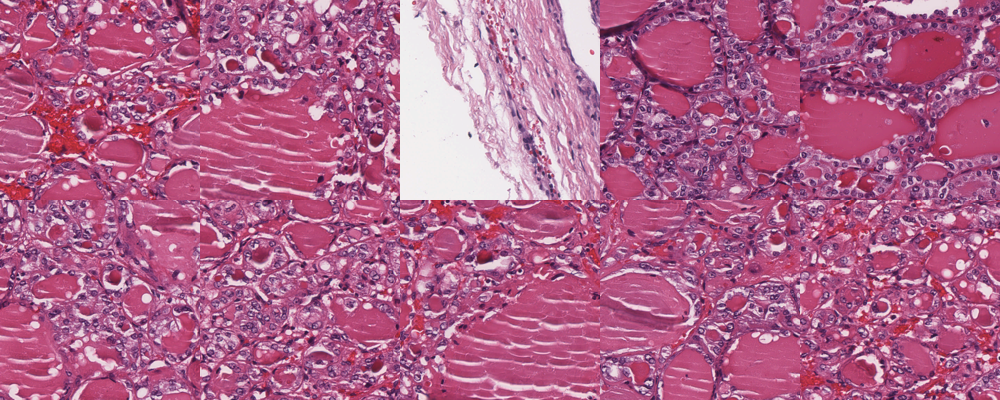
#> input picture code/thyroid/stage1_poc_tiles/_contact_sheet.png, 1000 x 400 px; its folder holds only this picture in this run
$ python -i image_stage2_filtering.py   (imports and definitions only)
#> lines starting #> are read from the running program, lines starting #| are printed output that depends on the picture; after the words box and inside, x2 and y2 are one past the last pixel; in counts of white or black regions, pixels touching at a corner belong together
"""
Stage 2: full tissue / quality / ink / density filtering pipeline, verified
on the same single test case used in Stage 1 before scaling to the full
134-case run (Stage 3).

Filtering funnel, in order:
1. Tissue detection: Otsu threshold on the HSV saturation channel of the
   slide thumbnail (glass/background is low-saturation; H&E tissue is
   strongly saturated pink/purple) -- a coarse, cheap pre-filter that
   decides which grid cells are even worth reading from the WSI at full
   resolution, then RE-VERIFIED on the full-res tile itself (same Otsu
   saturation method) since the thumbnail is a coarse approximation.
2. Blur filtering: Laplacian variance on the grayscale tile -- low variance
   means the tile lacks sharp edges (out-of-focus scan region).
3. Ink filtering: surgical margin ink (saturated blue/green/black, outside
   the pink-purple H&E hue range) -- flagged and dropped per
   docs\HANDOVER_PROJECT_CONTEXT.md SS4 (ink marks orientation, never signal).
4. Density tail-trim: hematoxylin-channel density score (same recipe as
   docs\image_branch_nuclear_density_confound_check.md), low cutoff 0.02
   (genuinely acellular tiles) and an OPTIONAL generous 0.55-0.60 ceiling
   that is an outlier safety net only, NOT confound mitigation (see that
   doc for why the high end carries no confound-mitigation signal).

Tiles: 1024x1024 native ~40x -> 2x image-domain downsample -> final 512x512,
grid-tiled (non-overlapping) across the whole slide extent -- not the
random tissue-point sampling used in Stage 1/the confound check, since
Stage 2 needs an honest systematic-tiling funnel count.
"""
import numpy as np
from pathlib import Path
from PIL import Image
from wsidicom import WsiDicom
from skimage.color import rgb2hed, rgb2hsv, rgb2gray
from skimage.filters import threshold_otsu
from skimage.measure import label, regionprops
from scipy.ndimage import laplace

CASE_DIRS = [
    Path("/media/pesu-rf/CapstoneSSD1/Capstone_Team78/Dataset/TCGA_THCA_Slides/cvPTC_classical/TCGA-BJ-A0YZ"),
]
OUT_DIR = Path("/media/pesu-rf/CapstoneSSD1/Capstone_Team78/code/thyroid/stage2_filtering_run")
# [1 line not run here, left out]

NATIVE_TILE_SIZE = 1024
FINAL_TILE_SIZE = 512
THUMB_TISSUE_FRACTION_MIN = 0.10   # coarse pre-filter: worth reading at all?
FULLRES_TISSUE_FRACTION_MIN = 0.50  # re-verified tissue filter on the real tile
# Blur: a per-case 5th-percentile relative threshold was tried first and
# found (via visual check) to false-positive heavily on real sharp,
# low-texture tissue (striated muscle, sparse stroma) -- these have low
# Laplacian variance not because they're out of focus but because they lack
# fine edges, which a relative percentile cutoff can't tell apart from true
# blur. Even the case-wide minimum-variance tile among kept tissue on this
# slide was visually sharp. TCGA WSI scans are generally well-QC'd, so
# genuine focus failure appears rare/absent here. Replaced with a fixed,
# conservative absolute floor that acts as a safety net for genuinely
# pathological out-of-focus regions (should any exist elsewhere in the full
# 134-case run) rather than a routine bottom-percentile drop.
BLUR_VARIANCE_MIN = 0.003  # well below the ~0.006 observed minimum on this case
# Ink detection, calibrated empirically (see docs -- a hue-based rule was
# tried first and produced ~35% false-positive tile drops, because dense
# hematoxylin-stained nuclei clusters are dark AND fall in a similar hue
# range to ink. The actual discriminator is saturation, not hue: true ink
# (including black) is dark AND desaturated/near-achromatic (measured on a
# real ink tile: sat~0.26, std 0.27 -- noisy/undefined hue), whereas dense
# real nuclei are dark but strongly, consistently saturated purple (measured
# on a real dense-nuclei tile: sat~0.43, std 0.06). Verified against the
# confound check's single densest real-tumor tile (d=0.60): scores ~0.01%
# under this rule vs 7.6% for confirmed ink.
INK_VALUE_MAX = 0.35
INK_SAT_MAX = 0.35
INK_PIXEL_FRACTION_MAX = 0.01  # tile dropped if >1% of pixels look like ink
GLOBAL_H_THRESHOLD = 0.04842  # locked from the confound check, reused as-is
DENSITY_LOW_CUTOFF = 0.02
DENSITY_HIGH_CEILING = 0.60  # generous outlier safety net only -- see doc

# Secondary, conservative shape-based ink gate -- catches thin lines that
# survive the value+saturation rule because 2x downsample blending raises
# their measured saturation above INK_SAT_MAX. Uses darkness only (no
# saturation constraint) plus a connected-component span-fraction check, so
# it only fires on marks that are both dark AND reach across a large
# fraction of the tile -- real dense-nuclei blobs are dark but round
# (low span), real thin vessels/septae are a known, accepted false-positive
# risk here (see docs\image_branch_nuclear_density_confound_check.md).
# Reported as a SEPARATE funnel count, not merged into ink_dropped.
LINE_VALUE_MAX = 0.45
LINE_MIN_AREA_PX = 15
LINE_SPAN_FRACTION_MIN = 0.5


def find_study_dir(case_dir):
    subdirs = [d for d in case_dir.iterdir() if d.is_dir()]
    return subdirs[0] if subdirs else case_dir


# [29 lines left out: function tissue_fraction, not called in this run]


def blur_variance(arr_rgb):
    gray = rgb2gray(arr_rgb)
    return float(laplace(gray).var())


# [5 lines left out: function ink_fraction, not called in this run]


def line_span_fraction(arr_rgb):
    """Max span-fraction (largest dimension of any dark connected
    component's bounding box, relative to tile size) -- the secondary
    thin-line detector. Returns (span_frac, area_frac, aspect_ratio) of the
    worst-offending component."""
    hsv = rgb2hsv(arr_rgb)
#> hsv: shape (400, 1000, 3) float64; mean of channels 0, 1, 2 0.891, 0.457, 0.695
    val = hsv[:, :, 2]
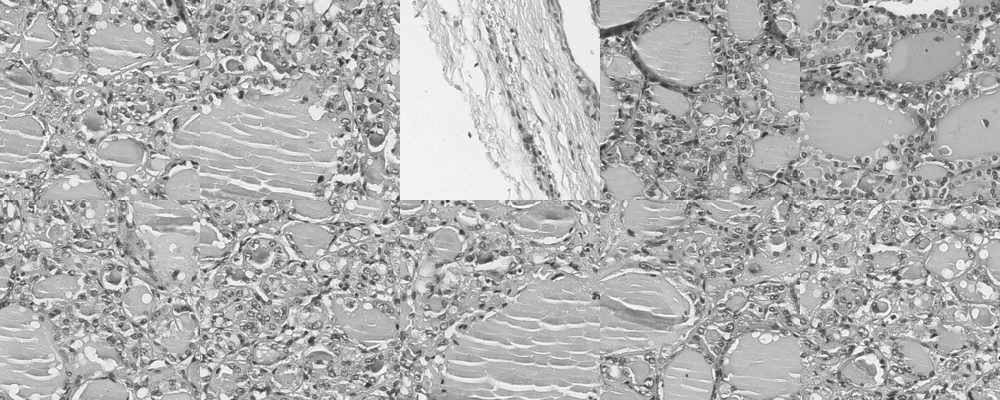
#> val: shape (400, 1000) float64; min 0.184, max 1, mean 0.695
    mask = val < LINE_VALUE_MAX
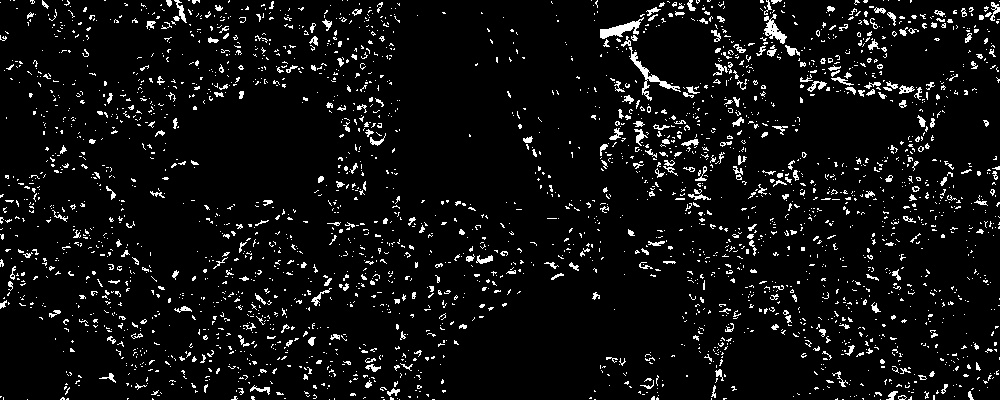
#> mask: shape (400, 1000) bool; 6.1% white in thin lines or dots
    h, w = mask.shape
#> h = 400; w = 1000
    lab = label(mask)
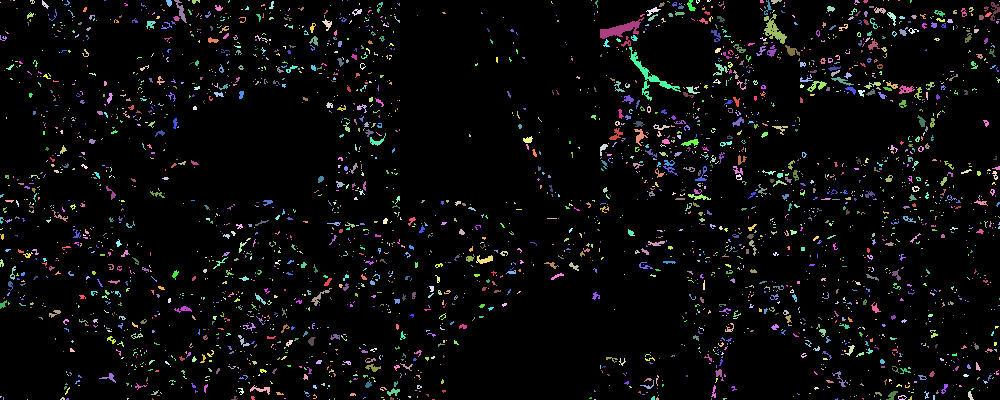
#> lab: shape (400, 1000) int32; 2896 distinct labels, from 0 to 2895; one colour per label, 0 black
    best_span = 0.0
    best = (0.0, 0.0, 0.0)
    for region in regionprops(lab):
        if region.area < LINE_MIN_AREA_PX:
            continue
        minr, minc, maxr, maxc = region.bbox
        span = max(maxr - minr, maxc - minc) / max(h, w)
        if span > best_span:
            bh, bw = maxr - minr, maxc - minc
            aspect = max(bh, bw) / max(1, min(bh, bw))
            best_span = span
            best = (float(span), float(region.area / (h * w)), float(aspect))
#> this loop made 2895 passes
#> (minr, minc, maxr, maxc, span, bh, bw, aspect) on passes 4, 9, 126, 164, 365: (0, 42, 9, 49, 0.009, 9, 7, 1.29), (0, 174, 23, 187, 0.023, 23, 13, 1.77), (14, 764, 44, 787, 0.03, 30, 23, 1.3), (17, 600, 39, 644, 0.044, 22, 44, 2), (47, 629, 101, 681, 0.054, 54, 52, 1.04)
#> (minr, minc, maxr, maxc, span) on passes 8, 11, 17, 21, 22, 29: (0, 166, 7, 172, 0.007), (0, 192, 4, 200, 0.008), (0, 687, 11, 696, 0.011), (0, 764, 15, 772, 0.015), (0, 771, 4, 782, 0.011), (1, 269, 9, 274, 0.008)
#> after the loop, aspect = 1.04; best_span = 0.054; bh = 54; bw = 52
    return best


# [139 lines left out: functions hematoxylin_density, process_case, not called in this run]


# [57 lines not run here, left out]

>>> import cv2
>>> picture = cv2.cvtColor(cv2.imread('../thyroid/stage1_poc_tiles/_contact_sheet.png'), cv2.COLOR_BGR2RGB)
>>> result = line_span_fraction(picture)
#> result = (0.054, 0.00101, 1.04)

$ run again, on code/thyroid/stage1_poc_tiles/_thumbnail.png
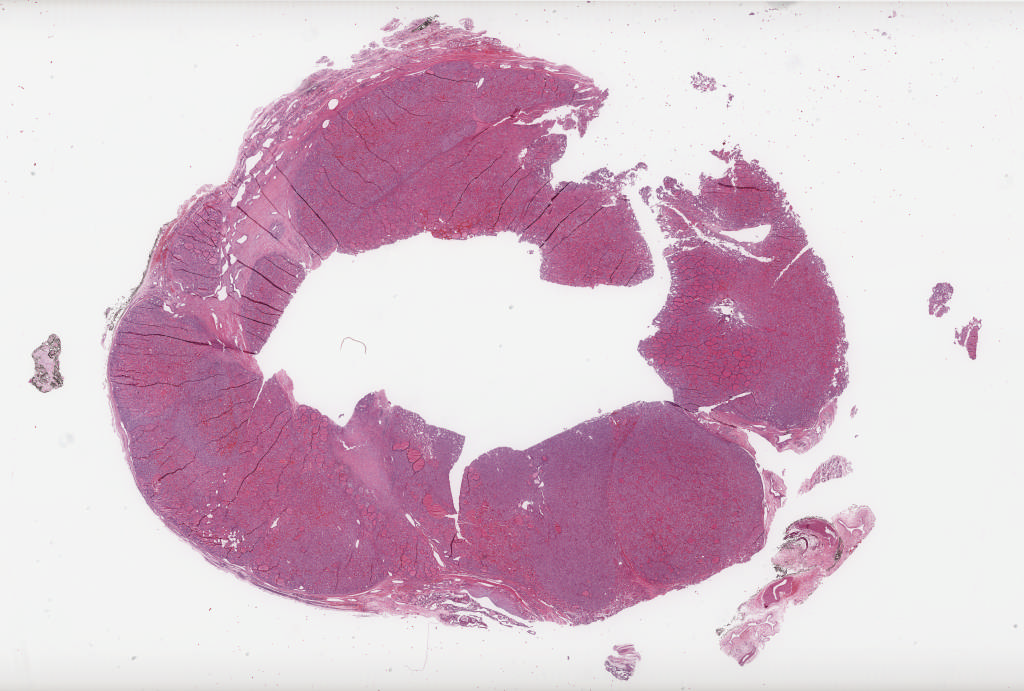
#> input picture code/thyroid/stage1_poc_tiles/_thumbnail.png, 1024 x 691 px
#> hsv: shape (691, 1024, 3) float64; mean of channels 0, 1, 2 0.5, 0.15, 0.848
#> in line_span_fraction, `val = hsv[:, :, 2]`:
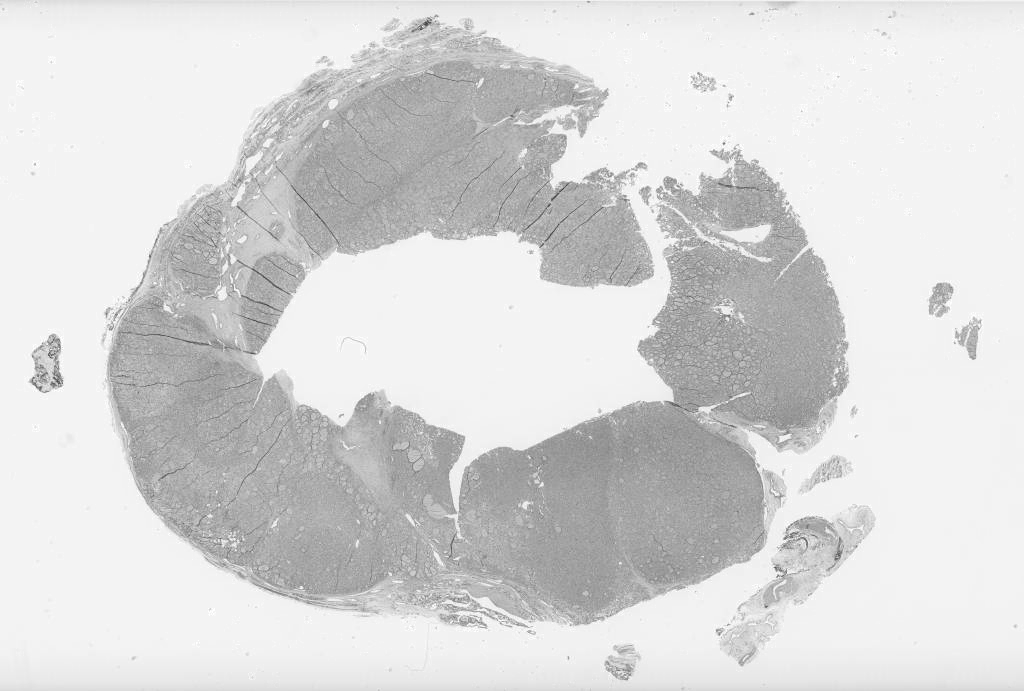
#> val: shape (691, 1024) float64; min 0.235, max 1, mean 0.848
#> in line_span_fraction, `mask = val < LINE_VALUE_MAX`:
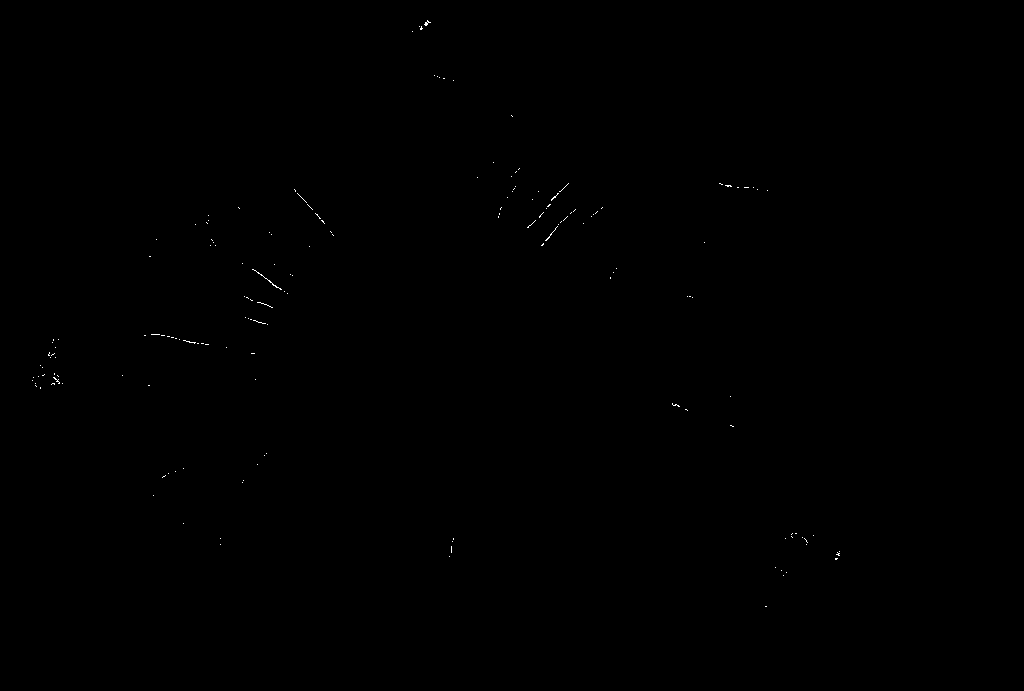
#> mask: shape (691, 1024) bool; 0.07% white in thin lines or dots, all inside (x1, y1, x2, y2) = (32, 20, 840, 607)
#> lab: shape (691, 1024) int32; 169 distinct labels, from 0 to 168
#> the loop in line_span_fraction, `for region in regionprops(lab):` made 168 passes
#> (minr, minc, maxr, maxc, span, bh, bw, aspect) on passes 1, 58, 75: (20, 424, 26, 431, 0.00684, 6, 7, 1.17), (226, 545, 241, 558, 0.0146, 15, 13, 1.15), (269, 252, 290, 282, 0.0293, 21, 30, 1.43)
#> after the loop in line_span_fraction, `for region in regionprops(lab):`: aspect = 1.43; best_span = 0.0293; bh = 21; bw = 30
#> result = (0.0293, 5.51e-05, 1.43)

$ run again, on code/thyroid/stage1_poc_tiles/tile_00_x45254_y15219_mean131.png
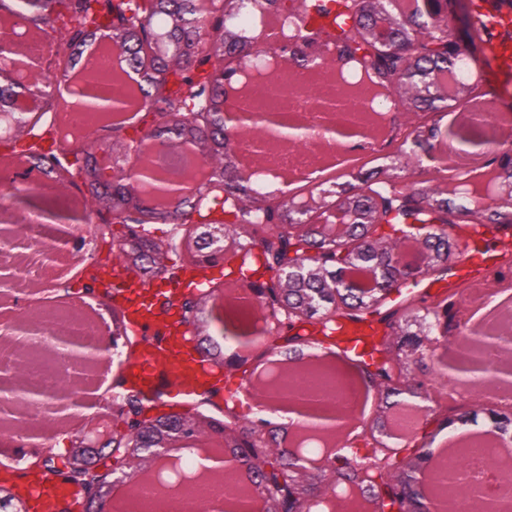
#> input picture code/thyroid/stage1_poc_tiles/tile_00_x45254_y15219_mean131.png, 512 x 512 px
#> hsv: shape (512, 512, 3) float64; mean of channels 0, 1, 2 0.914, 0.516, 0.693
#> in line_span_fraction, `mask = val < LINE_VALUE_MAX`:
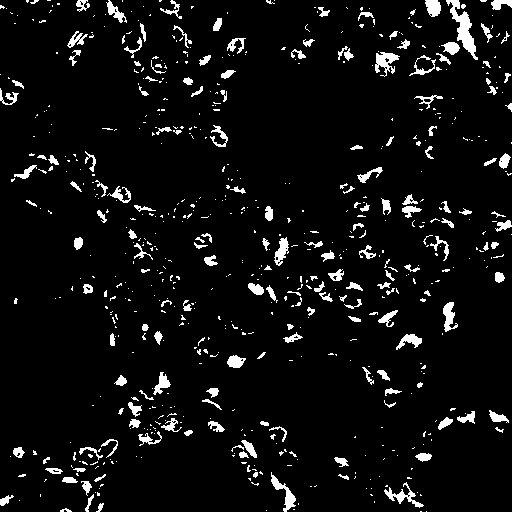
#> mask: shape (512, 512) bool; 5.9% white; 672 white regions (498 under 20 px), largest, box (x1, y1, x2, y2) and area: (446, 0, 478, 60) 631, (375, 52, 400, 77) 315, (271, 472, 296, 512) 294
#> in line_span_fraction, `lab = label(mask)`:
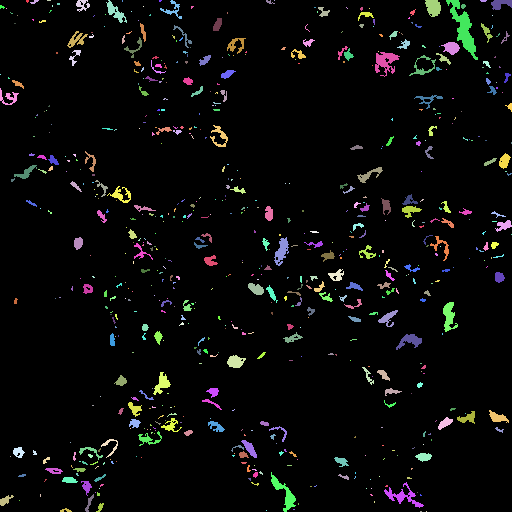
#> lab: shape (512, 512) int32; 673 distinct labels, from 0 to 672; one colour per label, 0 black
#> the loop in line_span_fraction, `for region in regionprops(lab):` made 672 passes
#> (minr, minc, maxr, maxc, span, bh, bw, aspect) on passes 2, 4, 5, 12: (0, 30, 4, 39, 0.0176, 4, 9, 2.25), (0, 76, 12, 90, 0.0273, 12, 14, 1.17), (0, 106, 23, 127, 0.0449, 23, 21, 1.1), (0, 446, 60, 478, 0.117, 60, 32, 1.88)
#> after the loop in line_span_fraction, `for region in regionprops(lab):`: aspect = 1.88; best_span = 0.117; bh = 60; bw = 32
#> result = (0.117, 0.00241, 1.88)

$ run again, on code/thyroid/stage1_poc_tiles/tile_01_x58597_y63162_mean137.png
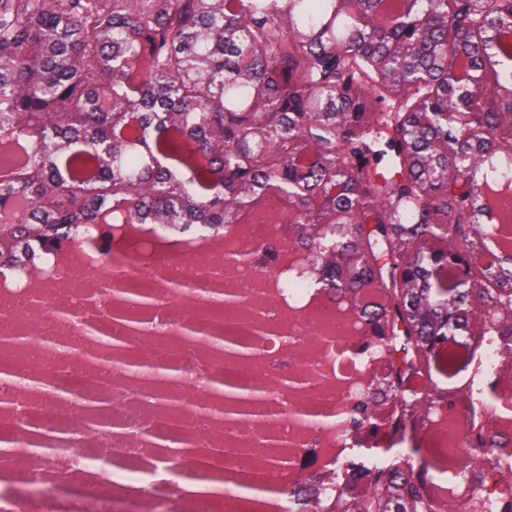
#> input picture code/thyroid/stage1_poc_tiles/tile_01_x58597_y63162_mean137.png, 512 x 512 px
#> hsv: shape (512, 512, 3) float64; mean of channels 0, 1, 2 0.907, 0.472, 0.693
#> in line_span_fraction, `mask = val < LINE_VALUE_MAX`:
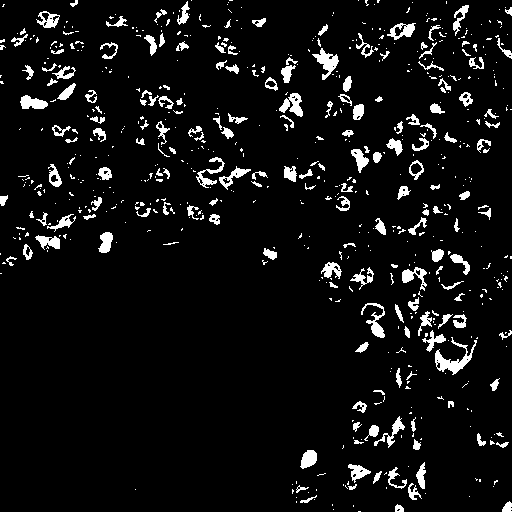
#> mask: shape (512, 512) bool; 6.5% white; 657 white regions (478 under 20 px), largest, box (x1, y1, x2, y2) and area: (435, 337, 477, 375) 490, (312, 48, 339, 80) 347, (279, 93, 303, 117) 301
#> in line_span_fraction, `lab = label(mask)`:
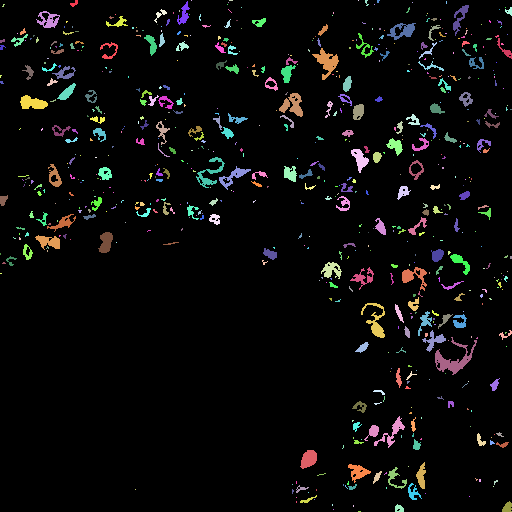
#> lab: shape (512, 512) int32; 658 distinct labels, from 0 to 657; one colour per label, 0 black
#> the loop in line_span_fraction, `for region in regionprops(lab):` made 657 passes
#> (minr, minc, maxr, maxc, span, bh, bw, aspect) on passes 1, 7, 14, 128, 549, 570: (0, 70, 7, 78, 0.0156, 7, 8, 1.14), (1, 177, 25, 190, 0.0469, 24, 13, 1.85), (5, 453, 36, 469, 0.0605, 31, 16, 1.94), (48, 312, 80, 339, 0.0625, 32, 27, 1.19), (303, 361, 338, 385, 0.0684, 35, 24, 1.46), (337, 435, 375, 477, 0.082, 38, 42, 1.11)
#> after the loop in line_span_fraction, `for region in regionprops(lab):`: aspect = 1.11; best_span = 0.082; bh = 38; bw = 42
#> result = (0.082, 0.00187, 1.11)
